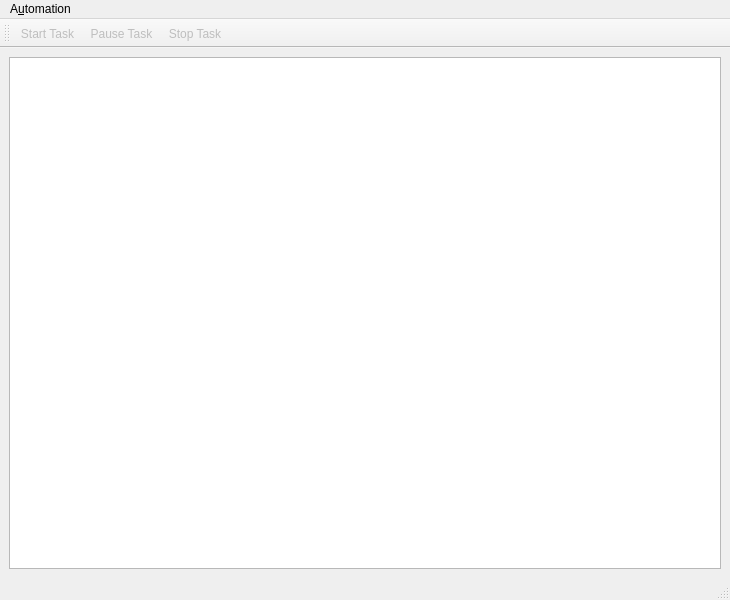
<?xml version="1.0" encoding="UTF-8"?>
<ui version="4.0">
 <class>MainWindow</class>
 <widget class="QMainWindow" name="MainWindow">
  <property name="geometry">
   <rect>
    <x>0</x>
    <y>0</y>
    <width>730</width>
    <height>600</height>
   </rect>
  </property>
  <property name="acceptDrops">
   <bool>false</bool>
  </property>
  <property name="windowTitle">
   <string>qudi: auto</string>
  </property>
  <widget class="QWidget" name="centralwidget">
   <layout class="QGridLayout" name="gridLayout">
    <item row="0" column="0" rowspan="2">
     <widget class="QTreeView" name="autoTreeView"/>
    </item>
   </layout>
  </widget>
  <widget class="QMenuBar" name="menubar">
   <property name="geometry">
    <rect>
     <x>0</x>
     <y>0</y>
     <width>730</width>
     <height>30</height>
    </rect>
   </property>
   <widget class="QMenu" name="menuAutomation">
    <property name="title">
     <string>A&amp;utomation</string>
    </property>
    <addaction name="actionClose"/>
   </widget>
   <addaction name="menuAutomation"/>
  </widget>
  <widget class="QStatusBar" name="statusbar"/>
  <widget class="QToolBar" name="toolBar">
   <property name="enabled">
    <bool>true</bool>
   </property>
   <property name="windowTitle">
    <string>toolBar</string>
   </property>
   <attribute name="toolBarArea">
    <enum>TopToolBarArea</enum>
   </attribute>
   <attribute name="toolBarBreak">
    <bool>false</bool>
   </attribute>
   <addaction name="actionStart_Task"/>
   <addaction name="actionPause_Task"/>
   <addaction name="actionStop_Task"/>
  </widget>
  <action name="actionStart_Task">
   <property name="enabled">
    <bool>false</bool>
   </property>
   <property name="icon">
    <iconset>
     <normaloff>../../artwork/icons/qudiTheme/22x22/start_counter.png</normaloff>../../artwork/icons/qudiTheme/22x22/start_counter.png</iconset>
   </property>
   <property name="text">
    <string>Start Task</string>
   </property>
   <property name="toolTip">
    <string>Start / Pause / Resume the task</string>
   </property>
  </action>
  <action name="actionClose">
   <property name="icon">
    <iconset theme="application-exit">
     <normaloff>.</normaloff>.</iconset>
   </property>
   <property name="text">
    <string>&amp;Close</string>
   </property>
  </action>
  <action name="actionPause_Task">
   <property name="enabled">
    <bool>false</bool>
   </property>
   <property name="text">
    <string>Pause Task</string>
   </property>
  </action>
  <action name="actionStop_Task">
   <property name="enabled">
    <bool>false</bool>
   </property>
   <property name="icon">
    <iconset>
     <normaloff>../../artwork/icons/qudiTheme/22x22/stop.png</normaloff>../../artwork/icons/qudiTheme/22x22/stop.png</iconset>
   </property>
   <property name="text">
    <string>Stop Task</string>
   </property>
  </action>
 </widget>
 <resources/>
 <connections>
  <connection>
   <sender>actionClose</sender>
   <signal>triggered()</signal>
   <receiver>MainWindow</receiver>
   <slot>close()</slot>
   <hints>
    <hint type="sourcelabel">
     <x>-1</x>
     <y>-1</y>
    </hint>
    <hint type="destinationlabel">
     <x>364</x>
     <y>299</y>
    </hint>
   </hints>
  </connection>
 </connections>
</ui>
